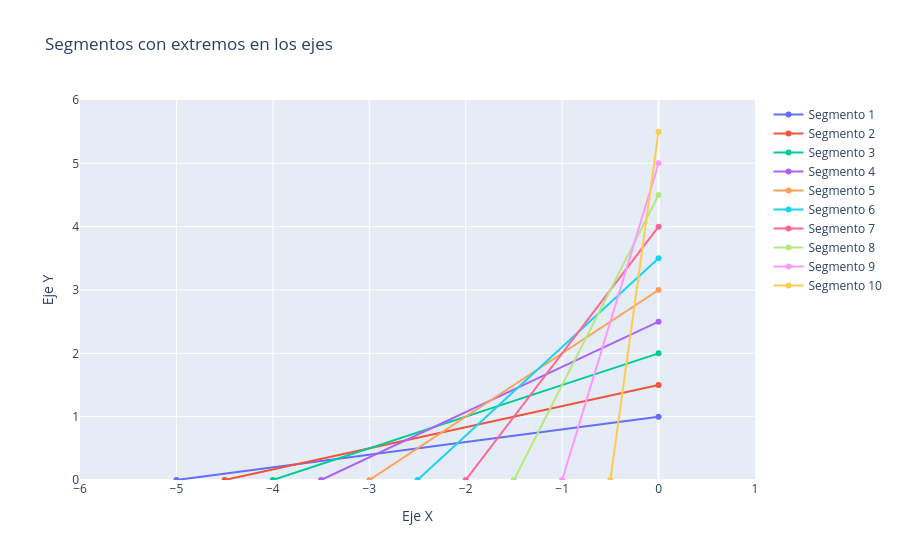

Notebook code for this chart:
### Markdown cell above
### **Plotly (interactivo)**

### Code cell
import plotly.graph_objects as go

fig = go.Figure()

for i in range(len(df)):
    fig.add_trace(go.Scatter(
        x=[0, df.loc[i, 'x']],
        y=[df.loc[i, 'y'], 0],
        mode='lines+markers',
        name=f'Segmento {df.loc[i, "n"]}',
        line=dict(width=2),
        marker=dict(size=6)
    ))

fig.update_layout(
    title='Segmentos con extremos en los ejes',
    xaxis_title='Eje X',
    yaxis_title='Eje Y',
    showlegend=True,
    xaxis=dict(range=[-6, 1]),
    yaxis=dict(range=[0, 6])
)

fig.show()
fig.write_image(r"C:\Users\marco\Downloads\Segmentos_con_extremos_en_los_ejes_2.png")

### Figure 1 — Plotly figure (JSON) as saved in the notebook; plotly's stock layout.template omitted (floating-point values rounded to 4 significant figures)
{"data": [{"line": {"width": 2}, "marker": {"size": 6}, "mode": "lines+markers", "name": "Segmento 1", "type": "scatter", "x": [0, -5], "y": [1, 0]}, {"line": {"width": 2}, "marker": {"size": 6}, "mode": "lines+markers", "name": "Segmento 2", "type": "scatter", "x": [0, -4.5], "y": [1.5, 0]}, {"line": {"width": 2}, "marker": {"size": 6}, "mode": "lines+markers", "name": "Segmento 3", "type": "scatter", "x": [0, -4], "y": [2, 0]}, {"line": {"width": 2}, "marker": {"size": 6}, "mode": "lines+markers", "name": "Segmento 4", "type": "scatter", "x": [0, -3.5], "y": [2.5, 0]}, {"line": {"width": 2}, "marker": {"size": 6}, "mode": "lines+markers", "name": "Segmento 5", "type": "scatter", "x": [0, -3], "y": [3, 0]}, {"line": {"width": 2}, "marker": {"size": 6}, "mode": "lines+markers", "name": "Segmento 6", "type": "scatter", "x": [0, -2.5], "y": [3.5, 0]}, {"line": {"width": 2}, "marker": {"size": 6}, "mode": "lines+markers", "name": "Segmento 7", "type": "scatter", "x": [0, -2], "y": [4, 0]}, {"line": {"width": 2}, "marker": {"size": 6}, "mode": "lines+markers", "name": "Segmento 8", "type": "scatter", "x": [0, -1.5], "y": [4.5, 0]}, {"line": {"width": 2}, "marker": {"size": 6}, "mode": "lines+markers", "name": "Segmento 9", "type": "scatter", "x": [0, -1], "y": [5, 0]}, {"line": {"width": 2}, "marker": {"size": 6}, "mode": "lines+markers", "name": "Segmento 10", "type": "scatter", "x": [0, -0.5], "y": [5.5, 0]}], "layout": {"showlegend": true, "title": {"text": "Segmentos con extremos en los ejes"}, "xaxis": {"range": [-6, 1], "title": {"text": "Eje X"}}, "yaxis": {"range": [0, 6], "title": {"text": "Eje Y"}}}}
